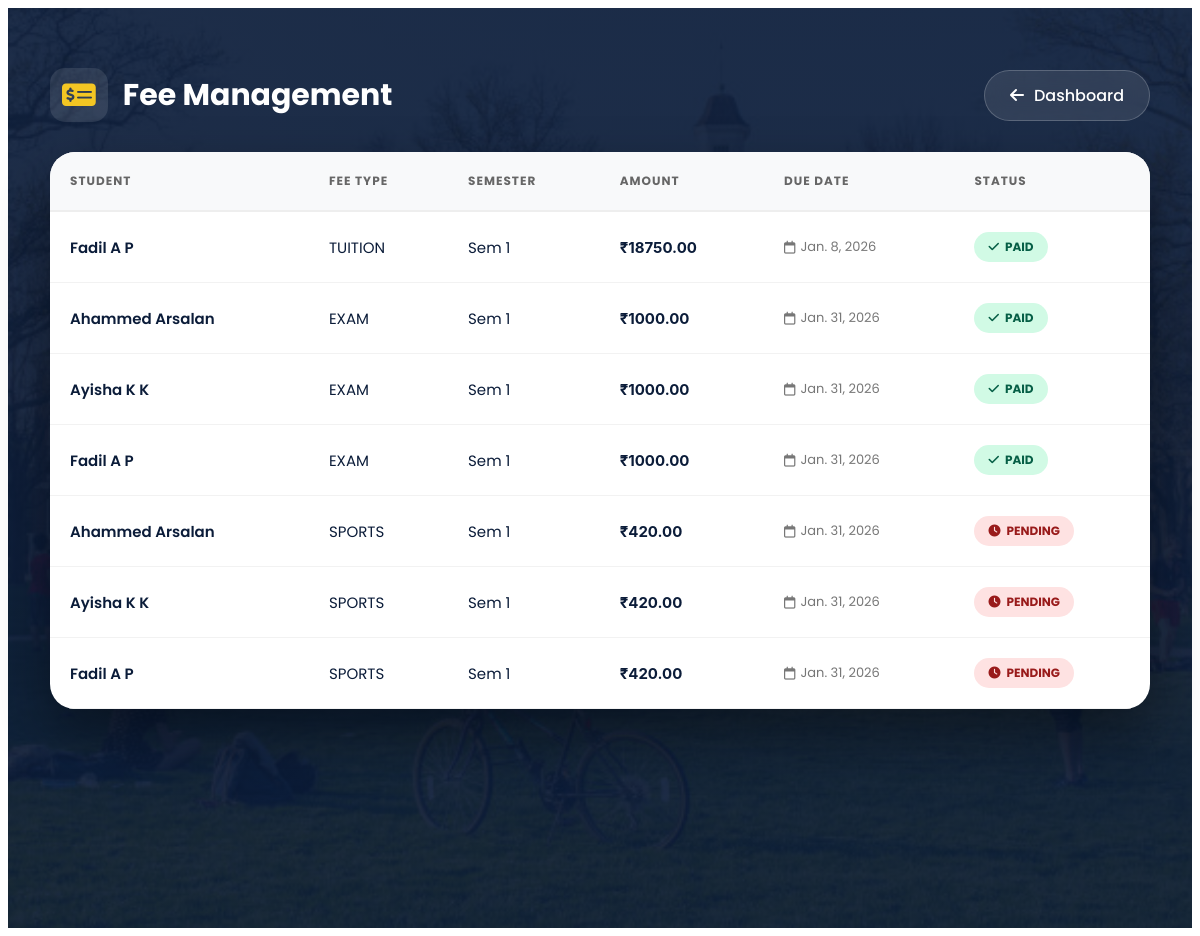
Page /fees/list/ on the committed database.
### fees/models.py (models this page shows, shortened)
class Fee(models.Model):
    student = models.ForeignKey(Student, on_delete=models.CASCADE)
    fee_type = models.CharField(max_length=50)
    semester = models.PositiveIntegerField(null=True, blank=True)
    amount = models.DecimalField(max_digits=8, decimal_places=2)
    due_date = models.DateField()
    is_paid = models.BooleanField(default=False)
    paypal_order_id = models.CharField(max_length=255, blank=True, null=True)
    paid_on = models.DateTimeField(null=True, blank=True)  # ✅ ADD THIS
    created_at = models.DateTimeField(auto_now_add=True)

### students/models.py (models this page shows, shortened)
class Student(models.Model):
    COURSE_CHOICES = (
        ('BCA', 'BCA'),
        ('BSC_CS', 'BSc Computer Science'),
        ('BSC_IT', 'BSc Information Technology'),
        ('BCOM', 'BCom'),
        ('BA', 'BA'),
    )
    user = models.OneToOneField(
        User,
        on_delete=models.CASCADE,
        related_name='student_profile',blank=True,null=True
    )
    course = models.CharField(max_length=20, choices=COURSE_CHOICES)
    SEMESTER_CHOICES = [
    (1, '1st Semester'),
    (2, '2nd Semester'),
    (3, '3rd Semester'),
    (4, '4th Semester'),
    (5, '5th Semester'),
    (6, '6th Semester'),
    ]
    semester = models.PositiveIntegerField(
        choices=SEMESTER_CHOICES,
        default=1
    )
    parent = models.OneToOneField(
        User,
        on_delete=models.CASCADE,
        related_name='parent_student',
        null=True,
        blank=True
    )
    first_name = models.CharField(max_length=50,blank=True)   # Student first name
    last_name = models.CharField(max_length=50,blank=True)    # Student last name
    father_name = models.CharField(max_length=100,blank=True)
    mother_name = models.CharField(max_length=100,blank=True)
    register_number = models.CharField(
        max_length=20,
        unique=True,blank=True
    )
    date_of_birth = models.DateField()
    profile_photo = models.ImageField(
        upload_to='student_profiles/',
        blank=True,
        null=True
    )
    parent_email = models.EmailField(blank=True, null=True)
    otp = models.CharField(max_length=6, blank=True, null=True)  # store OTP
    otp_created_at = models.DateTimeField(blank=True, null=True)  # store OTP timestamp

### fees/views.py (the view)
# urls.py: path('list/', views.fee_list, name='fee_list'),
def fee_list(request):
    from .models import Fee
    fees = Fee.objects.all()
    return render(request, 'fees/fee_list.html', {'fees': fees})

### notifications/context_processors.py (called while the page is built)
def notification_count(request):
    if request.user.is_authenticated:
        count = Notification.objects.filter(
            recipient=request.user,
            is_read=False
        ).count()
    else:
        count = 0
    return {
        'unread_notification_count': count
    }

### templates/fees/fee_list.html (shortened to what this page needs)
{% extends "base.html" %}
{% load static %}
{% block content %}
<link rel="stylesheet" href="https://cdnjs.cloudflare.com/ajax/libs/font-awesome/6.5.1/css/all.min.css"/>
<div class="fees-wrapper">
    <div class="container">
        <div class="header-area">
            <h2>
                <i class="fa-solid fa-money-check-dollar"></i>
                Fee Management
            </h2>
            <a href="{% url 'admin-dashboard' %}" class="back-btn">
                <i class="fa-solid fa-arrow-left"></i> Dashboard
            </a>
        </div>
        <div class="fees-card">
            <div class="table-container">
                <table class="fees-table">
                    <thead>
                        <tr>
                            <th>Student</th>
                            <th>Fee Type</th>
                            <th>Semester</th>
                            <th>Amount</th>
                            <th>Due Date</th>
                            <th>Status</th>
                        </tr>
                    </thead>
                    <tbody>
                        {% for fee in fees %}
                        <tr>
                            <td data-label="Student" class="student-name">
                                {{ fee.student.first_name }} {{ fee.student.last_name }}
                            </td>
                            <td data-label="Fee Type">{{ fee.fee_type }}</td>
                            <td data-label="Semester">Sem {{ fee.semester }}</td>
                            <td data-label="Amount" class="amount-text">₹{{ fee.amount }}</td>
                            <td data-label="Due Date">
                                <span class="due-date">
                                    <i class="fa-regular fa-calendar"></i> {{ fee.due_date }}
                                </span>
                            </td>
                            <td data-label="Status">
                                {% if fee.is_paid %}
                                    <span class="badge badge-paid">
                                        <i class="fa-solid fa-check"></i> Paid
                                    </span>
                                {% else %}
                                    <span class="badge badge-unpaid">
                                        <i class="fa-solid fa-clock"></i> Pending
                                    </span>
                                {% endif %}
                            </td>
                        </tr>
                        {% endfor %}
                    </tbody>
                </table>
            </div>
        </div>
    </div>
</div>
{% endblock %}

### rows in the picture
Fee: student.first_name "Fadil", student.last_name "A P", fee_type "TUITION", semester "1", amount "18750.00", due_date "Jan. 8, 2026", is_paid True (drawn)
Fee: student.first_name "Ahammed", student.last_name "Arsalan", fee_type "EXAM", semester "1", amount "1000.00", due_date "Jan. 31, 2026", is_paid True (drawn)
Fee: student.first_name "Ayisha", student.last_name "K K", fee_type "EXAM", semester "1", amount "1000.00", due_date "Jan. 31, 2026", is_paid True (drawn)
Fee: student.first_name "Fadil", student.last_name "A P", fee_type "EXAM", semester "1", amount "1000.00", due_date "Jan. 31, 2026", is_paid True (drawn)
Fee: student.first_name "Ahammed", student.last_name "Arsalan", fee_type "SPORTS", semester "1", amount "420.00", due_date "Jan. 31, 2026", is_paid False (drawn)
Fee: student.first_name "Ayisha", student.last_name "K K", fee_type "SPORTS", semester "1", amount "420.00", due_date "Jan. 31, 2026", is_paid False (drawn)
Fee: student.first_name "Fadil", student.last_name "A P", fee_type "SPORTS", semester "1", amount "420.00", due_date "Jan. 31, 2026", is_paid False (drawn)
